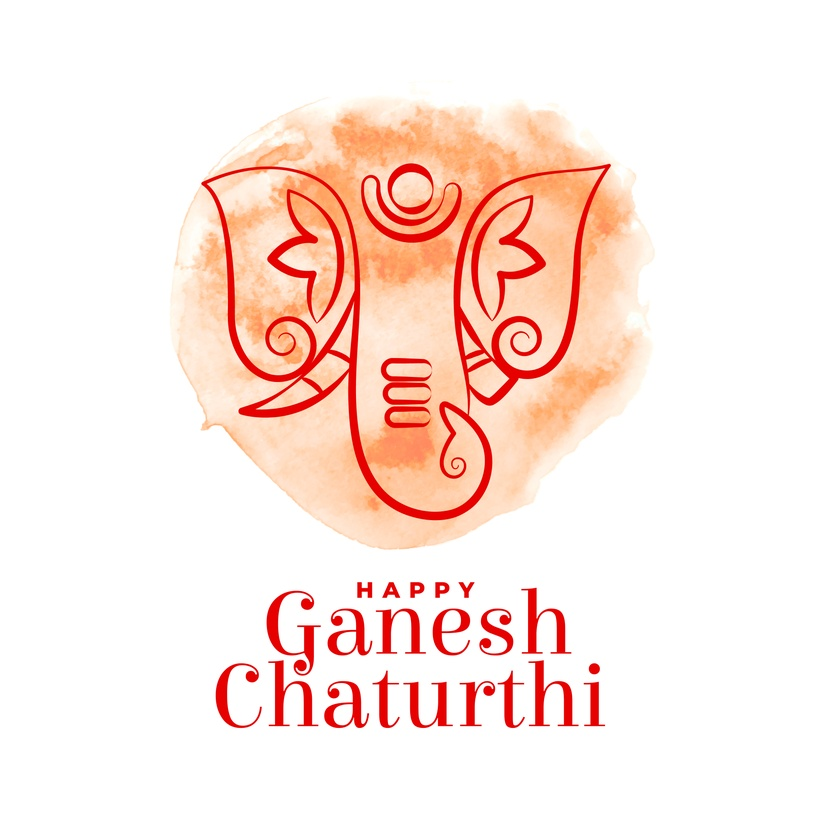
#> input picture image_processing/images.jpg, 840 x 840 px, shrunk from 4001 x 4001 before the run, found by its file name
$ python image_rotation.py
#> lines starting #> are read from the running program, lines starting #| are printed output that depends on the picture
# pylint: disable=E1101
import cv2
import matplotlib.pyplot as plt

# Read the images
img = cv2.imread("image_processing/images.jpg")
#> img is the input picture: shape (840, 840, 3); mean B, G, R 225.5, 232.8, 252.8
if img is None:
    print("No image found")

# Convert BGR to RGB
image_rgb = cv2.cvtColor(img, cv2.COLOR_BGR2RGB)

# Image rotation parameter
center = (image_rgb.shape[1] // 2, image_rgb.shape[0] // 2)
#> center = (420, 420)
ANGLE = -90
SCALE = 1

# Get roration matrix 2D creates a matrix needed for transformation
rotation_matrix = cv2.getRotationMatrix2D(center, ANGLE, SCALE)

rotation_image = cv2.warpAffine(
    image_rgb, rotation_matrix, (img.shape[1], img.shape[0]))
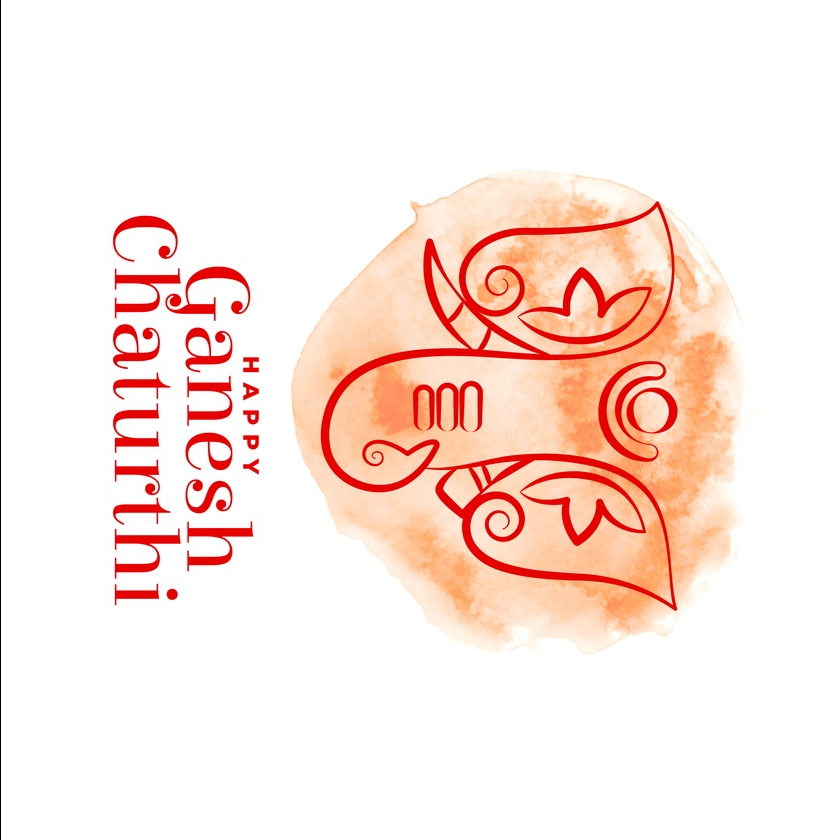
#> rotation_image: shape (840, 840, 3); mean R, G, B 252.5, 232.5, 225.2

# Create subplots
fig, axs = plt.subplots(1, 2, figsize=(7, 4))

# Plot the original image
axs[0].imshow(image_rgb)
axs[0].set_title('Original Image')

# Plot the Rotated image
axs[1].imshow(rotation_image)
axs[1].set_title('Image Rotation')

# Remove ticks from the subplots
for ax in axs:
    ax.set_xticks([])
    ax.set_yticks([])

# Display the subplots
plt.tight_layout()
plt.show()
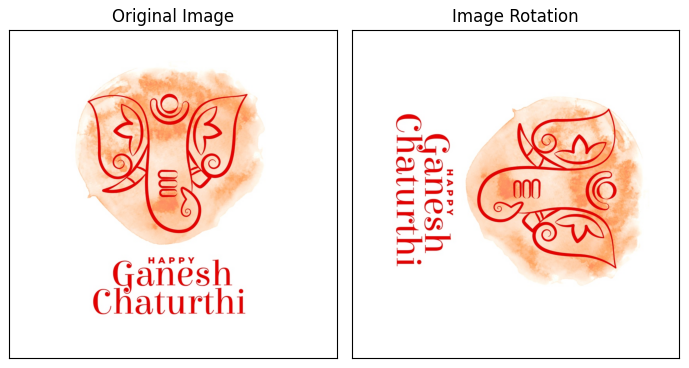
#> figure drawn by matplotlib, 2 panels
